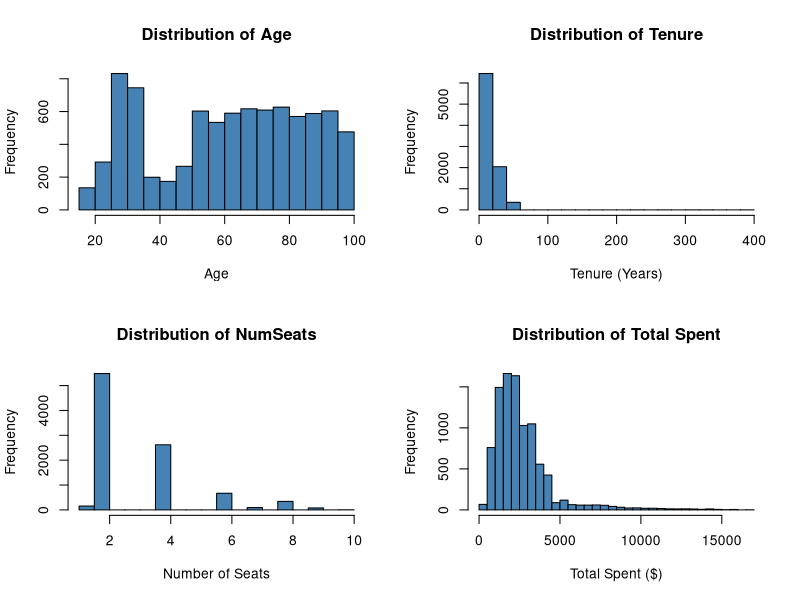
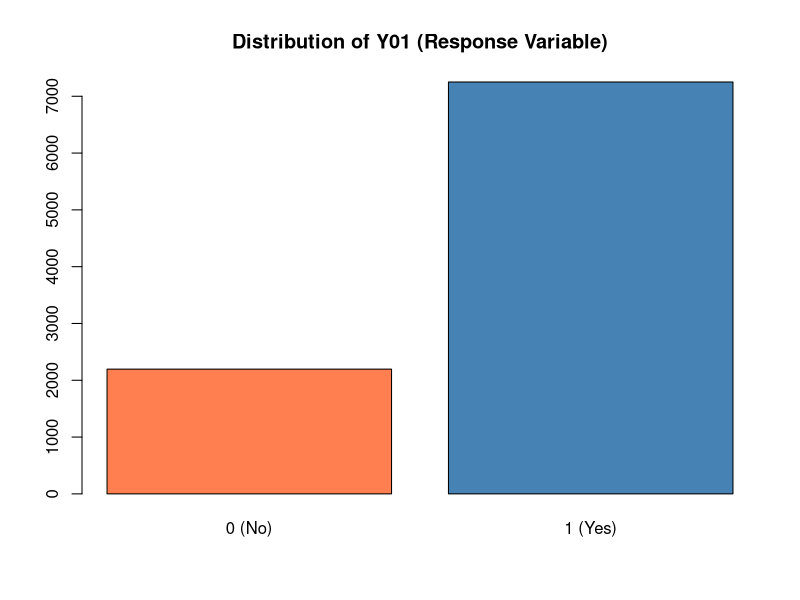
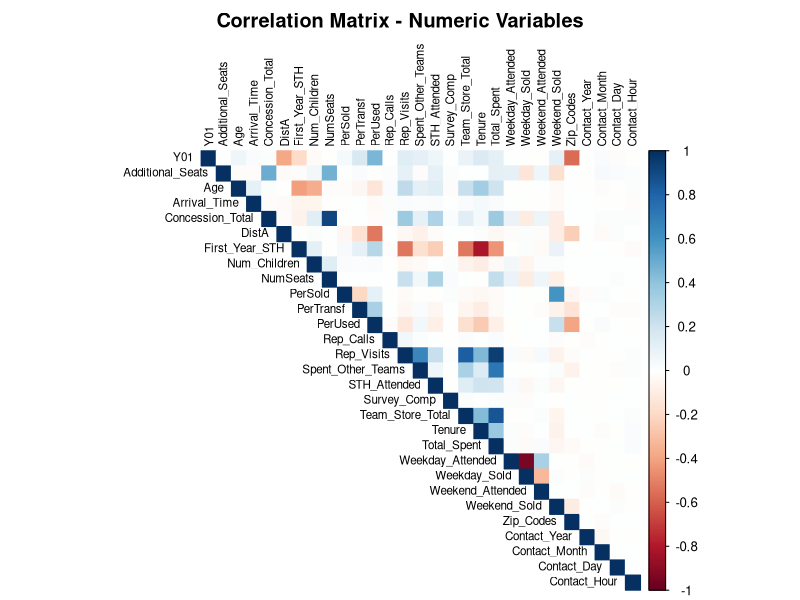
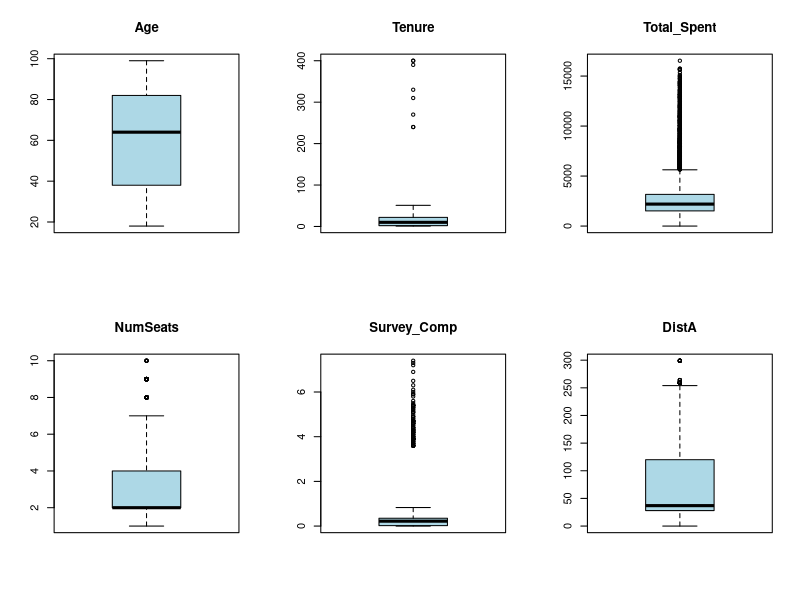
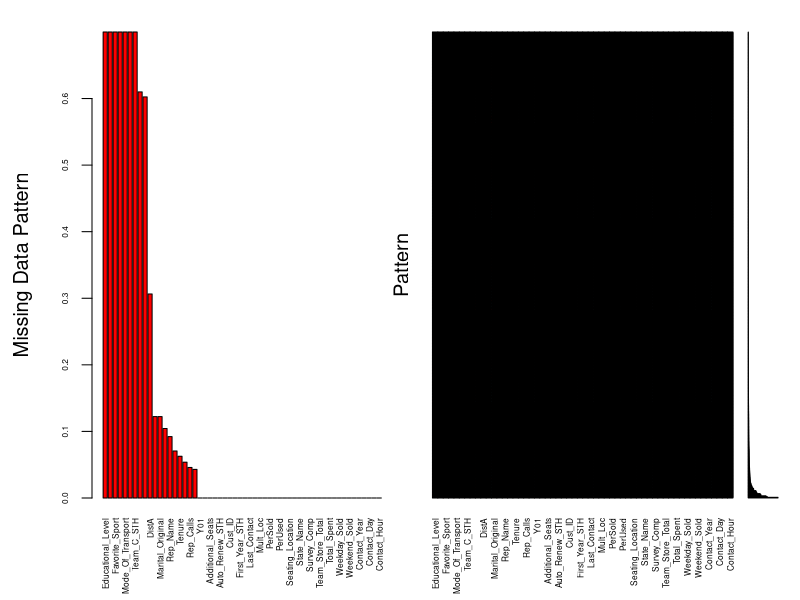

The R script that drew these images, in order: (Note: this script raises an error after producing the figures.)
## ---- chunk 1
# Setup Chunk - Load Required Libraries
library(mice)
library(VIM)
library(tidyverse)
library(ggplot2)
library(reshape2)
library(corrplot)
library(lubridate)
library(flextable)

setwd("C:/Users/david/Desktop/Spring-Semester-/Missing Data")
## ---- chunk 2
# Load the raw data files
MainDF <- read.csv("Raw.csv")
StoreDF <- read.csv("StoreTable.csv")
ConcessDF <- read.csv("ConcessTable.csv")
CustomerDF <- read.csv("CustomerTable.csv")

# Check dimensions of each file
cat("MainDF:", dim(MainDF), "| StoreDF:", dim(StoreDF),
    "| ConcessDF:", dim(ConcessDF), "| CustomerDF:", dim(CustomerDF), "\n")
## ---- chunk 3
# Check for duplicate Cust_IDs in each source table BEFORE merging
cat("Duplicates in MainDF:", sum(duplicated(MainDF$Cust_ID)), "\n")
cat("Duplicates in StoreDF:", sum(duplicated(StoreDF$Cust_ID)), "\n")
cat("Duplicates in ConcessDF:", sum(duplicated(ConcessDF$Cust_ID)), "\n")
cat("Duplicates in CustomerDF:", sum(duplicated(CustomerDF$Cust_ID)), "\n")
## ---- chunk 4
# Create flat file by merging all tables on Cust_ID
FFdf <- MainDF
FFdf <- merge(FFdf, StoreDF, by = "Cust_ID", all.x = TRUE)
FFdf <- merge(FFdf, ConcessDF, by = "Cust_ID", all.x = TRUE)
FFdf <- merge(FFdf, CustomerDF, by = "Cust_ID", all.x = TRUE)

cat("Final flat file dimensions - Rows:", nrow(FFdf), "Columns:", ncol(FFdf), "\n")
cat("Unique Cust_ID:", length(unique(FFdf$Cust_ID)), "| Duplicate rows:", nrow(FFdf) - length(unique(FFdf$Cust_ID)), "\n")
## ---- chunk 5
# Create an identifier variable
FFdf$ID <- 1:nrow(FFdf)

# Reorder columns: Y-variable first, then alphabetically
y_var <- "Y01"
other_vars <- sort(setdiff(names(FFdf), y_var))
FFdf <- FFdf[, c(y_var, other_vars)]

# Histograms for key numeric variables
par(mfrow = c(2, 2))
hist(FFdf$Age, main = "Distribution of Age", xlab = "Age", col = "steelblue", breaks = 20)
hist(FFdf$tenure, main = "Distribution of Tenure", xlab = "Tenure (Years)", col = "steelblue", breaks = 20)
hist(FFdf$NumSeats, main = "Distribution of NumSeats", xlab = "Number of Seats", col = "steelblue")
hist(FFdf$Total.Spent, main = "Distribution of Total Spent", xlab = "Total Spent ($)", col = "steelblue", breaks = 30)
par(mfrow = c(1, 1))

# Response variable distribution
cat("Response Variable (Y01):", table(FFdf$Y01), "\n")
barplot(table(FFdf$Y01), main = "Distribution of Y01 (Response Variable)",
        col = c("coral", "steelblue"), names.arg = c("0 (No)", "1 (Yes)"))
## ---- chunk 6
# Clean up variable names - replace dots/spaces with underscores, capitalize
names(FFdf) <- gsub("\\.", "_", names(FFdf))
names(FFdf) <- gsub(" ", "_", names(FFdf))
names(FFdf) <- gsub("(^|_)([a-z])", "\\1\\U\\2", names(FFdf), perl = TRUE)

cat("Dataset:", nrow(FFdf), "rows,", ncol(FFdf), "columns\n")
cat("Unique Cust_ID:", length(unique(FFdf$Cust_ID)), "out of", nrow(FFdf), "rows\n")
## ---- chunk 7
# Identify character variables
chr_vars <- names(FFdf)[sapply(FFdf, is.character)]
cat("Character variables to convert:", length(chr_vars), "\n")

# Convert character variables to factors
for(var in chr_vars) {
  FFdf[[var]] <- as.factor(FFdf[[var]])
}

# Show key factor levels
cat("\nSex levels:", levels(FFdf$Sex), "\n")
cat("Marital levels:", levels(FFdf$Marital), "\n")
cat("Account_Type levels:", levels(FFdf$Account_Type), "\n")
## ---- chunk 8
# Check numeric variable ranges
cat("Age range:", range(FFdf$Age, na.rm = TRUE), "\n")
cat("Tenure range:", range(FFdf$Tenure, na.rm = TRUE), "\n")
cat("NumSeats range:", range(FFdf$NumSeats, na.rm = TRUE), "\n")

# Check for 999 placeholder values in DistA
cat("\nDistA values = 999:", sum(FFdf$DistA == 999, na.rm = TRUE), "\n")

# Convert 999 to NA (placeholder for missing)
FFdf$DistA[FFdf$DistA == 999] <- NA
cat("DistA NA count after conversion:", sum(is.na(FFdf$DistA)), "\n")

# Check Survey_Comp for outliers (expected range 0-1)
cat("\nSurvey_Comp range:", range(FFdf$Survey_Comp, na.rm = TRUE), "\n")
cat("Survey_Comp values > 1:", sum(FFdf$Survey_Comp > 1, na.rm = TRUE), "\n")

# Check for redundant columns
cat("\nState_Name unique:", length(unique(FFdf$State_Name)),
    "| State_Loc unique:", length(unique(FFdf$State_Loc)), "\n")
## ---- chunk 9
# Convert Last_Contact to datetime format
FFdf$Last_Contact <- ymd_hms(as.character(FFdf$Last_Contact))

# Extract date components
FFdf$Contact_Year <- year(FFdf$Last_Contact)
FFdf$Contact_Month <- month(FFdf$Last_Contact)
FFdf$Contact_Day <- day(FFdf$Last_Contact)
FFdf$Contact_Weekday <- wday(FFdf$Last_Contact, label = TRUE)
FFdf$Contact_Hour <- hour(FFdf$Last_Contact)

cat("Date components extracted: Contact_Year, Contact_Month, Contact_Day, Contact_Weekday, Contact_Hour\n")
cat("Contact Year range:", range(FFdf$Contact_Year, na.rm = TRUE), "\n")
cat("Contact Hour range:", range(FFdf$Contact_Hour, na.rm = TRUE), "\n")
## ---- chunk 10
cat("Final Dataset:", nrow(FFdf), "rows x", ncol(FFdf), "columns\n")
cat("Total Missing Values:", sum(is.na(FFdf)), "\n")

# Show columns with missing values
na_counts <- colSums(is.na(FFdf))
na_cols <- na_counts[na_counts > 0]
cat("\nColumns with missing values:\n")
print(sort(na_cols, decreasing = TRUE))
## ---- chunk 11
# Get all factor variables
factor_vars <- names(FFdf)[sapply(FFdf, is.factor)]
cat("Factor variables:", length(factor_vars), "\n")

# Function to check for rare levels (less than 5% of data)
check_rare_levels <- function(df, threshold = 0.05) {
  factor_vars <- names(df)[sapply(df, is.factor)]
  rare_info <- list()

  for(var in factor_vars) {
    tbl <- table(df[[var]], useNA = "ifany")
    pct <- prop.table(tbl)
    rare_levels <- names(pct[pct < threshold])
    if(length(rare_levels) > 0) {
      rare_info[[var]] <- data.frame(
        Level = rare_levels,
        Count = as.numeric(tbl[rare_levels]),
        Percent = round(as.numeric(pct[rare_levels]) * 100, 2)
      )
    }
  }
  return(rare_info)
}

# Check for rare levels
rare_levels <- check_rare_levels(FFdf, threshold = 0.05)
cat("\nVariables with rare levels (< 5%):\n")
print(names(rare_levels))

# Display level distributions for key categorical variables
cat("\n--- Sex Distribution ---\n")
print(table(FFdf$Sex, useNA = "ifany"))

cat("\n--- Marital Distribution ---\n")
print(table(FFdf$Marital, useNA = "ifany"))

cat("\n--- Account_Type Distribution ---\n")
print(table(FFdf$Account_Type, useNA = "ifany"))

cat("\n--- Educational_Level Distribution ---\n")
print(table(FFdf$Educational_Level, useNA = "ifany"))
## ---- chunk 12
# Handle Marital "U" (Unknown) - treat as NA for analysis purposes
# Create backup first
FFdf$Marital_Original <- FFdf$Marital

# Option: Convert "U" to NA (uncomment if desired)
# FFdf$Marital[FFdf$Marital == "U"] <- NA
# FFdf$Marital <- droplevels(FFdf$Marital)

cat("Marital 'U' (Unknown) count:", sum(FFdf$Marital == "U", na.rm = TRUE), "\n")
cat("Decision: Keep 'U' as separate level for now - may represent meaningful unknown status\n")

# Check for levels that might mean the same thing
cat("\n--- State_Name levels ---\n")
print(length(levels(FFdf$State_Name)))
cat("Number of unique states:", length(unique(FFdf$State_Name)), "\n")
## ---- chunk 13
# Function to identify zero-variance columns
find_zero_variance <- function(df) {
  zv_cols <- c()
  for(col in names(df)) {
    unique_vals <- length(unique(na.omit(df[[col]])))
    if(unique_vals <= 1) {
      zv_cols <- c(zv_cols, col)
    }
  }
  return(zv_cols)
}

# Find zero-variance columns
zero_var_cols <- find_zero_variance(FFdf)
cat("Zero-variance columns found:", length(zero_var_cols), "\n")

if(length(zero_var_cols) > 0) {
  cat("Columns with zero variance:\n")
  print(zero_var_cols)

  # Store in excluded columns list
  excluded_cols <- zero_var_cols

  # Remove zero-variance columns
  FFdf <- FFdf[, !names(FFdf) %in% zero_var_cols]
  cat("\nRemoved", length(zero_var_cols), "zero-variance columns\n")
} else {
  cat("No zero-variance columns found\n")
  excluded_cols <- c()
}

cat("Remaining columns:", ncol(FFdf), "\n")
## ---- chunk 14
# Function to find near-zero variance columns
# A column is NZV if one value dominates (e.g., >95% of values)
find_near_zero_variance <- function(df, threshold = 0.95) {
  nzv_info <- data.frame(
    Variable = character(),
    DominantValue = character(),
    DominantPct = numeric(),
    UniqueValues = integer(),
    stringsAsFactors = FALSE
  )

  for(col in names(df)) {
    if(is.numeric(df[[col]]) || is.factor(df[[col]])) {
      tbl <- table(df[[col]], useNA = "no")
      if(length(tbl) > 0) {
        max_pct <- max(tbl) / sum(tbl)
        if(max_pct >= threshold) {
          dominant_val <- names(tbl)[which.max(tbl)]
          nzv_info <- rbind(nzv_info, data.frame(
            Variable = col,
            DominantValue = as.character(dominant_val),
            DominantPct = round(max_pct * 100, 2),
            UniqueValues = length(tbl),
            stringsAsFactors = FALSE
          ))
        }
      }
    }
  }
  return(nzv_info)
}

# Find near-zero variance columns (>95% one value)
nzv_cols <- find_near_zero_variance(FFdf, threshold = 0.95)
cat("Near-zero variance columns (>95% one value):\n")
print(nzv_cols)

# Also check at 90% threshold
nzv_cols_90 <- find_near_zero_variance(FFdf, threshold = 0.90)
cat("\nNear-zero variance columns (>90% one value):\n")
print(nzv_cols_90)
## ---- chunk 15
# Decision: Flag NZV columns but don't remove yet
# These may still be useful predictors depending on modeling goals
nzv_variables <- nzv_cols$Variable

if(length(nzv_variables) > 0) {
  cat("Near-zero variance variables to monitor:\n")
  print(nzv_variables)
  cat("\nDecision: Keep for now but flag for potential exclusion during modeling\n")
} else {
  cat("No significant near-zero variance issues found\n")
}
## ---- chunk 16
# Check for redundant categorical columns (State_Name vs State_Loc)
cat("--- Checking State_Name vs State_Loc redundancy ---\n")
if("State_Name" %in% names(FFdf) && "State_Loc" %in% names(FFdf)) {
  # Check if they're perfectly correlated
  state_comparison <- table(FFdf$State_Name, FFdf$State_Loc)
  cat("State_Name unique values:", length(unique(FFdf$State_Name)), "\n")
  cat("State_Loc unique values:", length(unique(FFdf$State_Loc)), "\n")

  # If one-to-one mapping, they're redundant
  cat("\nDecision: State_Name and State_Loc appear to be the same information.\n")
  cat("Removing State_Loc (keeping State_Name)\n")

  excluded_cols <- c(excluded_cols, "State_Loc")
  FFdf$State_Loc <- NULL
}

# Check correlation matrix for numeric variables
numeric_vars <- names(FFdf)[sapply(FFdf, is.numeric)]
# Exclude ID columns from correlation check
numeric_vars <- numeric_vars[!numeric_vars %in% c("ID", "Cust_ID")]

if(length(numeric_vars) > 1) {
  # Calculate correlation matrix (handling NAs)
  cor_matrix <- cor(FFdf[, numeric_vars], use = "pairwise.complete.obs")

  # Find highly correlated pairs (|r| > 0.95)
  high_cor <- which(abs(cor_matrix) > 0.95 & abs(cor_matrix) < 1, arr.ind = TRUE)

  if(nrow(high_cor) > 0) {
    cat("\n--- Highly correlated variable pairs (|r| > 0.95) ---\n")
    for(i in 1:nrow(high_cor)) {
      if(high_cor[i, 1] < high_cor[i, 2]) {
        var1 <- rownames(cor_matrix)[high_cor[i, 1]]
        var2 <- colnames(cor_matrix)[high_cor[i, 2]]
        cat(var1, "-", var2, ": r =", round(cor_matrix[high_cor[i, 1], high_cor[i, 2]], 3), "\n")
      }
    }
  } else {
    cat("\nNo highly correlated numeric variable pairs found (|r| > 0.95)\n")
  }
}
## ---- chunk 17
# Visualize correlation matrix for numeric variables
if(length(numeric_vars) > 2) {
  # Subset to variables with fewer missing values for cleaner plot
  complete_vars <- numeric_vars[colSums(is.na(FFdf[, numeric_vars])) < nrow(FFdf) * 0.5]

  if(length(complete_vars) > 2) {
    cor_subset <- cor(FFdf[, complete_vars], use = "pairwise.complete.obs")
    corrplot(cor_subset, method = "color", type = "upper",
             tl.cex = 0.7, tl.col = "black",
             title = "Correlation Matrix - Numeric Variables",
             mar = c(0, 0, 2, 0))
  }
}
## ---- chunk 18
# Boxplots for key numeric variables to identify outliers
par(mfrow = c(2, 3))

# Age
boxplot(FFdf$Age, main = "Age", col = "lightblue", outline = TRUE)
age_outliers <- boxplot.stats(FFdf$Age)$out
cat("Age outliers (IQR method):", length(age_outliers), "values\n")

# Tenure
boxplot(FFdf$Tenure, main = "Tenure", col = "lightblue", outline = TRUE)
tenure_outliers <- boxplot.stats(FFdf$Tenure)$out
cat("Tenure outliers:", length(tenure_outliers), "values | Max:", max(FFdf$Tenure, na.rm = TRUE), "\n")

# Total_Spent
boxplot(FFdf$Total_Spent, main = "Total_Spent", col = "lightblue", outline = TRUE)

# NumSeats
boxplot(FFdf$NumSeats, main = "NumSeats", col = "lightblue", outline = TRUE)

# Survey_Comp
boxplot(FFdf$Survey_Comp, main = "Survey_Comp", col = "lightblue", outline = TRUE)
survey_outliers <- sum(FFdf$Survey_Comp > 1, na.rm = TRUE)
cat("Survey_Comp values > 1:", survey_outliers, "\n")

# DistA
boxplot(FFdf$DistA, main = "DistA", col = "lightblue", outline = TRUE)

par(mfrow = c(1, 1))
## ---- chunk 19
# Comprehensive missing data assessment
cat("=== MISSING DATA ASSESSMENT ===\n\n")

# Total missing values
total_missing <- sum(is.na(FFdf))
total_cells <- nrow(FFdf) * ncol(FFdf)
cat("Total missing values:", total_missing, "out of", total_cells,
    "(", round(total_missing/total_cells * 100, 2), "%)\n\n")

# Missing by column
na_by_col <- colSums(is.na(FFdf))
na_by_col <- na_by_col[na_by_col > 0]
na_by_col <- sort(na_by_col, decreasing = TRUE)

cat("Columns with missing values:\n")
na_summary <- data.frame(
  Variable = names(na_by_col),
  Missing_Count = as.numeric(na_by_col),
  Missing_Pct = round(as.numeric(na_by_col) / nrow(FFdf) * 100, 2)
)
print(na_summary)

# Visualize missing data pattern using VIM
aggr(FFdf, col = c('steelblue', 'red'), numbers = TRUE, sortVars = TRUE,
     labels = names(FFdf), cex.axis = 0.5, gap = 2,
     ylab = c("Missing Data Pattern", "Pattern"))
## ---- chunk 20
# Document outlier decisions
cat("\n=== OUTLIER DECISIONS ===\n\n")

# Tenure = 400 (suspicious if years)
cat("1. Tenure max = 400:\n")
cat("   - If measured in years, this is impossible\n")
cat("   - May be measured in months (400 months = 33 years - plausible)\n")
cat("   - ACTION: Verify units with SME; flag for review\n\n")

# Age = 99
cat("2. Age = 99:\n")
cat("   - Could be real (elderly customer) or placeholder\n")
cat("   - ACTION: Verify with SME; consider if 99 is data entry default\n\n")

# Survey_Comp > 1
cat("3. Survey_Comp values > 1 (expected 0-1 range):\n")
cat("   - Count:", sum(FFdf$Survey_Comp > 1, na.rm = TRUE), "\n")
cat("   - Max value:", max(FFdf$Survey_Comp, na.rm = TRUE), "\n")
cat("   - ACTION: Possible scale issue; cap at 1 or investigate data source\n\n")

# Create outlier flags for further analysis
FFdf$Flag_Tenure_High <- ifelse(FFdf$Tenure > 100, 1, 0)
FFdf$Flag_Survey_Invalid <- ifelse(FFdf$Survey_Comp > 1, 1, 0)

cat("Created outlier flag variables: Flag_Tenure_High, Flag_Survey_Invalid\n")
## ---- chunk 21
# Prepare data for decision tree
# Exclude ID columns and flag variables
exclude_from_tree <- c("ID", "Cust_ID", "Flag_Tenure_High", "Flag_Survey_Invalid",
                       "Marital_Original", "Last_Contact", "Contact_Year",
                       "Contact_Month", "Contact_Day", "Contact_Weekday", "Contact_Hour")

tree_vars <- names(FFdf)[!names(FFdf) %in% exclude_from_tree]
tree_data <- FFdf[, tree_vars]

# Remove rows with NA in response variable
tree_data <- tree_data[!is.na(tree_data$Y01), ]

# Convert Y01 to factor for classification tree
tree_data$Y01 <- as.factor(tree_data$Y01)

# Build a simple decision tree (max 2-3 splits for sanity check)
sanity_tree <- rpart(Y01 ~ .,
                     data = tree_data,
                     method = "class",
                     control = rpart.control(maxdepth = 3, minsplit = 20, cp = 0.01))

# Plot the tree
rpart.plot(sanity_tree,
           main = "Sanity Check Decision Tree (max depth = 3)",
           extra = 104,  # Show percentage and count
           box.palette = "RdYlGn")

# Variable importance
cat("\n=== VARIABLE IMPORTANCE ===\n")
if(length(sanity_tree$variable.importance) > 0) {
  var_imp <- sort(sanity_tree$variable.importance, decreasing = TRUE)
  print(head(var_imp, 10))
} else {
  cat("No variables selected by the tree\n")
}
## ---- chunk 22
# Analyze tree results
cat("\n=== SANITY CHECK ANALYSIS ===\n\n")

# Check for suspiciously good predictors
cat("Tree Summary:\n")
print(sanity_tree)

cat("\n--- Interpretation ---\n")
cat("1. If a single variable achieves >90% accuracy: investigate for data leakage\n")
cat("2. If an ID-like variable appears: exclude from modeling\n")
cat("3. Top predictors should make business sense\n\n")

# Check tree performance
predictions <- predict(sanity_tree, tree_data, type = "class")
accuracy <- mean(predictions == tree_data$Y01, na.rm = TRUE)
cat("Tree accuracy:", round(accuracy * 100, 2), "%\n")

if(accuracy > 0.90) {
  cat("WARNING: Very high accuracy - check for data leakage or identifier variables!\n")
} else {
  cat("Accuracy is reasonable - no obvious data leakage detected\n")
}
## ---- chunk 23
cat("=== DATA CLEANING SUMMARY (Steps 6-11) ===\n\n")

cat("Step 6 - Categorical Variables:\n")
cat("  - Reviewed level distributions\n")
cat("  - Marital 'U' kept as separate category\n\n")

cat("Step 7 - Zero-Variance Predictors:\n")
cat("  - Columns removed:", length(zero_var_cols), "\n\n")

cat("Step 8 - Near Zero-Variance Predictors:\n")
cat("  - Variables flagged:", length(nzv_variables), "\n\n")

cat("Step 9 - Redundant Columns:\n")
cat("  - State_Loc removed (redundant with State_Name)\n\n")

cat("Step 10 - Outliers & Missing Data:\n")
cat("  - Total missing values:", sum(is.na(FFdf)), "\n")
cat("  - Outlier flags created for Tenure and Survey_Comp\n\n")

cat("Step 11 - Decision Tree Sanity Check:\n")
cat("  - Completed - review variable importance\n\n")

cat("Final dataset dimensions:", nrow(FFdf), "rows x", ncol(FFdf), "columns\n")

# Save cleaned dataset
write.csv(FFdf, "FFdf_cleaned.csv", row.names = FALSE)
cat("\nCleaned dataset saved to: FFdf_cleaned.csv\n")
